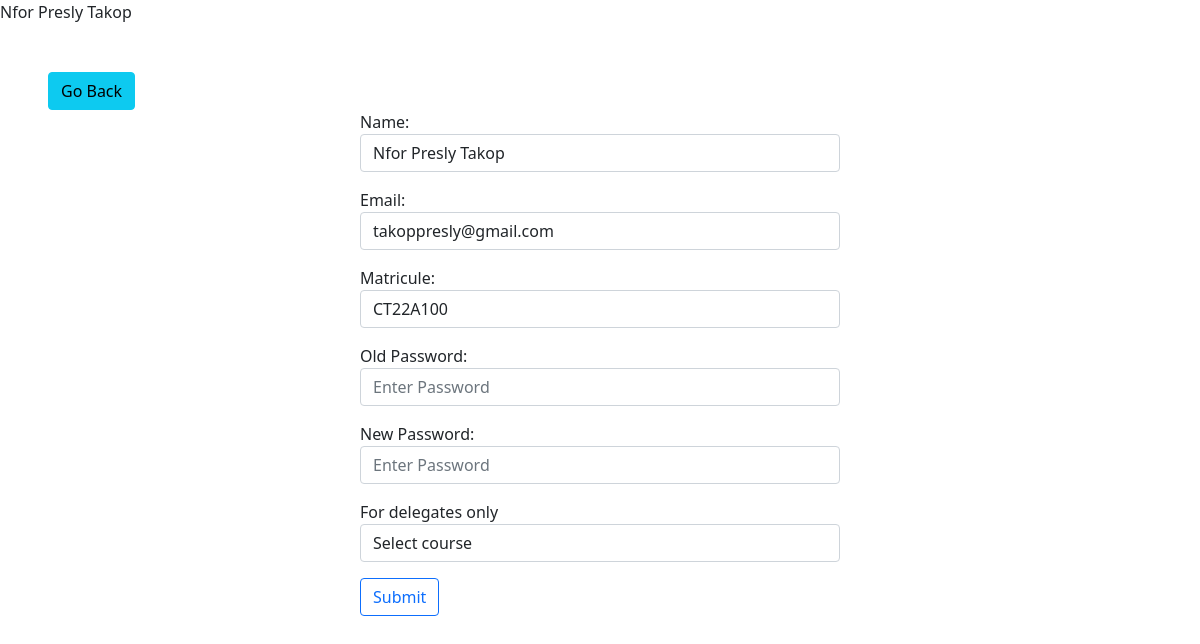
/php/update_profile.php (signed in), run on the app's committed database.
### tables this page shows
CREATE TABLE `users` (
  `id` int(11) NOT NULL,
  `name` varchar(255) NOT NULL,
  `email` varchar(255) NOT NULL,
  `matricule` varchar(8) NOT NULL,
  `password` varchar(255) NOT NULL
);

### php/update_profile.php (the view, shortened to what this page needs)
<?php
require_once('./db_connect.php');
$matricule = $_SESSION["matricule"];
$fetch_user_stmt = $pdo->prepare("SELECT * FROM users WHERE matricule = ?");
$fetch_user_stmt->execute([$matricule]);
$user = $fetch_user_stmt->fetch(PDO::FETCH_OBJ);
?>
<!DOCTYPE html>
<html lang="en">
<head>
     <link rel="stylesheet" href="../assets/bootstrap-5.0.2-dist/css/bootstrap.min.css">
</head>
<body>
     <main class="w-100 h-100 p-5">
          <a href="./classes.php" class="btn btn-info">Go Back</a>
          <div class="mx-auto" style="max-width: 480px;">
               <form method="post" class="mw-100 mx-auto">
                    <div class="form-group mb-3">
                         <label for="name">Name:</label>
                         <input type="text" name="name" value="<?=$user->name?>" placeholder="Enter Name" class="form-control">
                    </div>
                    <div class="form-group mb-3">
                         <label for="email">Email:</label>
                         <input type="text" name="email" value="<?=$user->email?>" placeholder="Enter Email" class="form-control">
                    </div>
                    <div class="form-group mb-3">
                         <label for="matricule">Matricule:</label>
                         <input type="text" name="matricule" value="<?=$user->matricule?>" placeholder="Enter Matricule" class="form-control">
                    </div>
                    <div class="form-group mb-3">
                         <label for="password">Old Password:</label>
                         <input type="text" name="old_password" placeholder="Enter Password" class="form-control">
                    </div>
                    <div class="form-group mb-3">
                         <label for="password">New Password:</label>
                         <input type="text" name="new_password" placeholder="Enter Password" class="form-control">
                    </div>
                    <div class="form-group mb-3">
                         <label for="course">For delegates only</label>
                         <select name="course" id="course" class="form-control">
                              <option>Select course</option>
                         </select>
                    </div>
                    <button type="submit" class="btn btn-outline-primary mb-3">Submit</button>
               </form>
          </div>
     </main>
</body>
</html>

### data on the page
users: name "Nfor Presly Takop", email "takoppresly@gmail.com", matricule "CT22A100"
